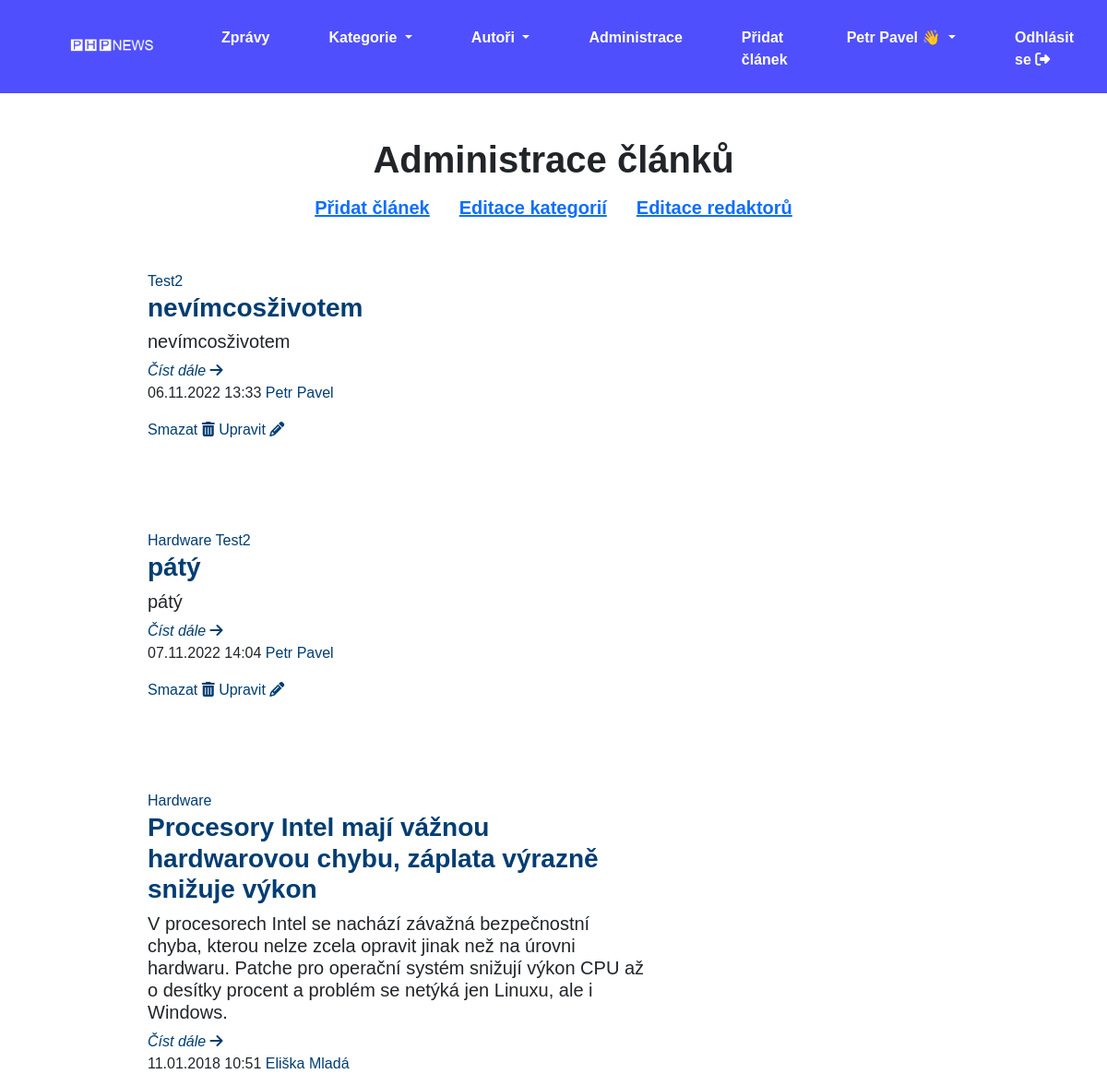
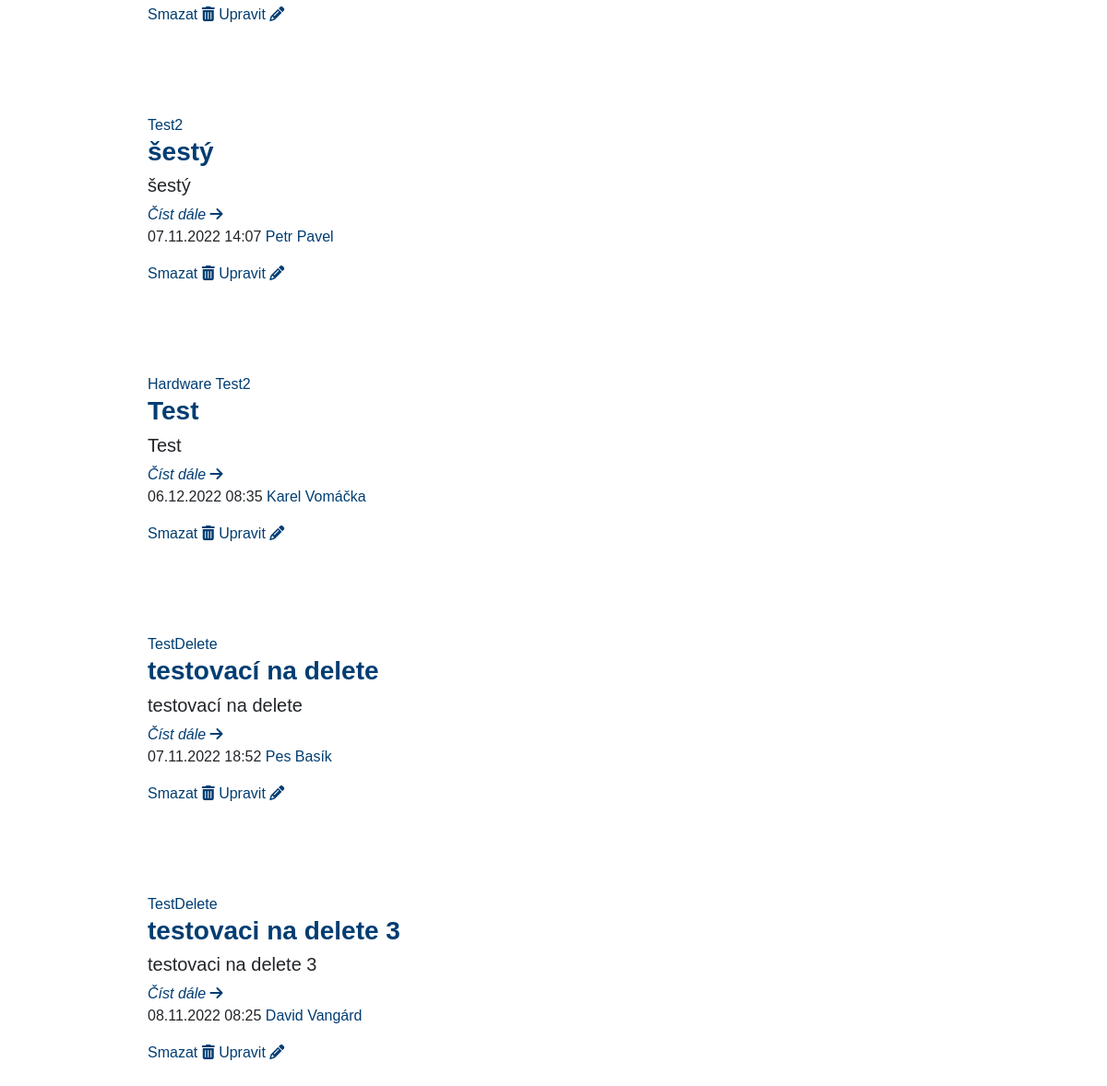
/administration.php (signed in), run on the app's committed database (2 pictures, top to bottom).
### tables this page shows
CREATE TABLE `article` (
  `id` int(10) UNSIGNED NOT NULL,
  `author_id` int(11) NOT NULL,
  `file_name` varchar(255) DEFAULT NULL,
  `title` varchar(150) NOT NULL,
  `perex` text NOT NULL,
  `text` text NOT NULL,
  `created_at` timestamp NOT NULL DEFAULT current_timestamp(),
  `visible` tinyint(1) DEFAULT 0
);

CREATE TABLE `author` (
  `id` int(11) NOT NULL,
  `name` varchar(20) NOT NULL,
  `surname` varchar(50) NOT NULL,
  `email` varchar(255) NOT NULL,
  `password` varchar(255) NOT NULL,
  `visible` tinyint(1) DEFAULT 0
);

### Model/Database.php (called while the page is built, shortened)
<?php
class Database
{
    private $conn;
    public function __construct()
    {
        $this->conn = new PDO('mysql:host=' . self::HOST . ';dbname=' . self::DBNAME, self::USER, self::PASS, [
            PDO::ATTR_ERRMODE => PDO::ERRMODE_EXCEPTION
        ]);
        $this->conn->query('SET NAMES utf8');
    }
    public function selectAll($sql, $params = [])
    {
        $stmt = $this->execute($sql, $params);
        return $stmt->fetchAll();
    }
    public function execute($sql, $paramas = [])
    {
        $stmt = $this->conn->prepare($sql);
        $stmt->execute($paramas);
        return $stmt;
    }
}

### Model/ArticleRepository.php (called while the page is built, shortened)
<?php
class ArticleRepository
{
    public function __construct(Database $db)
    {
        $this->dbConn = $db;
    }
    public function getAllArticlesForAdministration()
    {
        $sql = 'SELECT article.*, author.name AS authorName, author.surname AS authorSurname, GROUP_CONCAT(category.name) AS categoryName, GROUP_CONCAT(category.id) AS categoryId FROM article
                INNER JOIN author ON article.author_id = author.id
                INNER JOIN article_category ON article.id = article_category.article_id
                INNER JOIN category ON article_category.category_id = category.id
                GROUP BY article.id
                ORDER BY article.title ASC
                ';
        $data = $this->dbConn->selectAll($sql);
        return $data;
    }
}

### administration.php (the view, shortened to what this page needs)
<?php
    require_once 'Model/ArticleRepository.php';
    require_once  'Model/CategoryRepository.php';
    require_once 'Model/Database.php';
    $db = new Database();
    $ar = new ArticleRepository($db);
?>
<!doctype html>
<html lang="en">
<head>
    <link href="style.css" rel="stylesheet">
    <link href="https://cdn.jsdelivr.net/npm/bootstrap@5.2.2/dist/css/bootstrap.min.css" rel="stylesheet">
</head>
<body>
<nav class="my-navbar navbar p-3 navbar-expand-lg">
    <div class="container-fluid">
        <a class="navbar-brand fs-4 fw-bold navbar-logo" href="index.php"><img src="images/php_news.png"></a>
        <div class="collapse navbar-collapse" id="navbarNavDropdown">
            <ul class="navbar-nav">
                <li class="nav-item">
                    <a class="nav-link my-fontsize fw-semibold active" aria-current="page" href="allArticles.php">Zprávy</a>
                </li>
                <li class="nav-item dropdown">
                    <a class="nav-link active my-fontsize fw-semibold dropdown-toggle" href="#" role="button" data-bs-toggle="dropdown" aria-expanded="false">
                        Kategorie
                    </a>
                </li>
                <li class="nav-item dropdown">
                    <a class="nav-link active my-fontsize fw-semibold dropdown-toggle" href="#" role="button" data-bs-toggle="dropdown" aria-expanded="false">
                        Autoři
                    </a>
                </li>
                <?php if (isset($_SESSION['user'])) : ?>
                    <li class="nav-item my-fontsize fw-semibold">
                        <a class="nav-link active" href="administration.php">Administrace</a>
                    </li>
                    <li class="nav-item my-fontsize fw-semibold">
                        <a class="nav-link active" href="articleAdd.php">Přidat článek</a>
                    </li>
                    <li class="nav-item dropdown">
                        <a class="nav-link active my-fontsize fw-semibold dropdown-toggle" href="#" role="button" data-bs-toggle="dropdown" aria-expanded="false">
                            <?= $_SESSION['user']['name']. " " . $_SESSION['user']['surname'] ?> &#128075;
                        </a>
                    </li>
                    <li class="nav-item my-fontsize fw-semibold">
                        <a class="nav-link active" href="logout.php"> Odhlásit se <i class="fa-solid fa-right-from-bracket"></i></a>
                    </li>
                <?php endif; ?>
            </ul>
        </div>
    </div>
</nav>
<header>
    <div class="admin-header-container">
         <h1 class="mt-5 fw-semibold">Administrace článků</h1>
    </div>
    <div class="admin-add">
         <h5><a class="mt-5 fw-semibold" href="articleAdd.php">Přidat článek</a></h5>
         <h5><a class="mt-5 fw-semibold" href="categoryAdd.php">Editace kategorií</a></h5>
         <h5><a class="mt-5 fw-semibold" href="authorAdd.php">Editace redaktorů</a></h5>
    </div>
</header>
<main>
    <div class="admin-container">
        <?php
        $articles = $ar->getAllArticlesForAdministration();
        foreach ($articles as $article): ?>
            <?php
                $formatDate = date("d.m.Y H:i", strtotime($article['created_at']));
            ?>
            <main>
                <div class="mt-5 articles">
                    <?php foreach (explode(',',$article['categoryName']) as $key => $categoryName): ?>
                        <a href="categoriesList.php?id=<?= explode(',',$article['categoryId'])[$key] ?>"><?= $categoryName ?></a>
                    <?php endforeach;?>
                    <h3 class="fw-semibold"><a href="articleDetail.php?id=<?= $article['id'] ?>"><?= $article['title'] ?></a></h3>
                    <h5><?= $article['perex'] ?></h5>
                    <a class="article-read-more" href="articleDetail.php?id= <?= $article['id'] ?>">Číst dále <i class="fa-solid fa-arrow-right"></i></a>
                    <p><?= $formatDate ?> <a href="authorDetail.php?id=<?= $article['id'] ?>"><?= $article['authorName'] ?> <?= $article['authorSurname'] ?></a></p>
                    <div class="article-actions">
                        <a href="articleDelete.php?id=<?=$article['id']?>">Smazat <i class="fa-solid fa-trash-can"></i></a>
                        <a href="articleAdd.php?id=<?=$article['id']?>">Upravit <i class="fa-solid fa-pencil"></i></a>
                    </div>
                </div>
            </main>
        <?php endforeach;?>
    </div>
</main>
</body>
</html>

### style.css (style rules this page uses)
* { padding: 0; margin: 0; box-sizing: border-box; font-family: 'Arial', sans-serif; }
body { background-color: #f5f5f5; }
.navbar img { width: 100%; background-size: cover; background-repeat: no-repeat; margin-bottom: 0.5rem; }
.navbar { background-color: #4f4ffd; padding: 5rem; }
.my-navbar .navbar-brand { color: white; margin-left: 3rem; }
.my-navbar .navbar-nav .nav-link.active, .navbar-nav .show > .nav-link { color: white; margin-left: 3rem; }
.articles { width: 45%; margin-left: 10rem; margin-bottom: 6rem; }
.articles a { text-decoration: none; color: #003d72; }
.article-read-more { font-style: italic; }
.admin-header-container h1 { margin-bottom: 3rem; text-align: center; }
header .admin-add { display: flex; width: 100%; gap: 2rem; justify-content: center; flex-direction: row; }
.admin-header-container { text-align: center; }
.admin-header-container h1 { margin-bottom: 1rem; }
.my-navbar .navbar-nav .nav-link.active, .navbar-nav .show > .nav-link { color: white; margin-left: 3rem; margin-top: 0.3rem; }

### data on the page
article: categoryName "Test2", title "nevímcosživotem", perex "nevímcosživotem", created_at "06.11.2022 13:33", author.name "Petr", author.surname "Pavel"
article: categoryName "Hardware", categoryName "Test2", title "pátý", perex "pátý", created_at "07.11.2022 14:04", author.name "Petr", author.surname "Pavel"
article: categoryName "Hardware", title "Procesory Intel mají vážnou hardwarovou chybu, záplata výrazně snižuje výkon", perex "V procesorech Intel se nachází závažná bezpečnostní chyba, kterou nelze zcela opravit jinak než na úrovni hardwaru. Patche pro operační systém snižují výkon CPU až o desítky procent a problém se netýká jen Linuxu, ale i Windows.", created_at "11.01.2018 10:51", author.name "Eliška", author.surname "Mladá"
article: categoryName "Test2", title "šestý", perex "šestý", created_at "07.11.2022 14:07", author.name "Petr", author.surname "Pavel"
article: categoryName "Hardware", categoryName "Test2", title "Test", perex "Test", created_at "06.12.2022 08:35", author.name "Karel", author.surname "Vomáčka"
article: categoryName "TestDelete", title "testovací na delete", perex "testovací na delete", created_at "07.11.2022 18:52", author.name "Pes", author.surname "Basík"
article: categoryName "TestDelete", title "testovaci na delete 3", perex "testovaci na delete 3", created_at "08.11.2022 08:25", author.name "David", author.surname "Vangárd"

### other printed values
$_SESSION['user']['name'] "Petr"
$_SESSION['user']['surname'] "Pavel"
